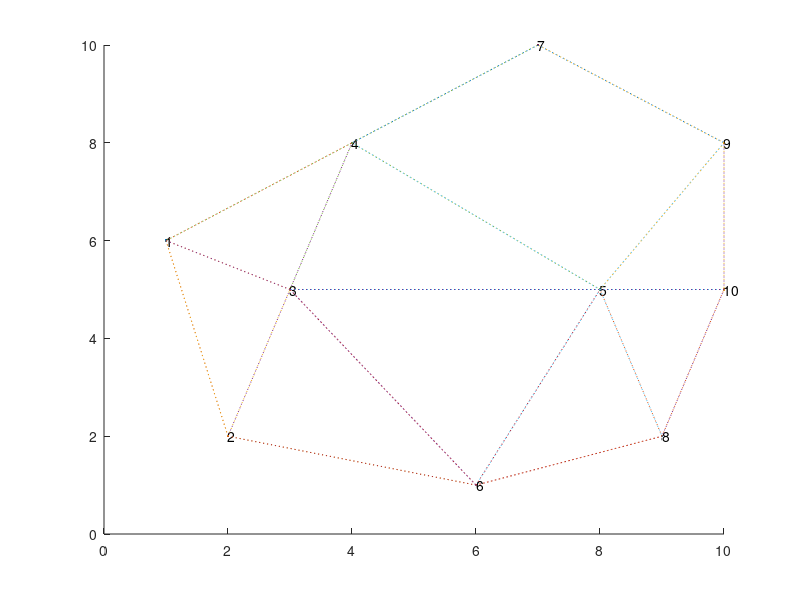

This chart was generated by the following MATLAB code: (Note: this script raises an error after producing the figure.)
function TDSR 
%This function simulate the concepts of Dynamic Source Routing  
%The function finds path from source node(node1) to destination node(node10) 
%The output of this function is the figure displaying network topology and 
%the selected path from source to destination,the average trust value of 
%the selected path and the number of hops 
clear; 
noOfNodes  =10; 
figure(1); 
clf; 
hold on; 
R =5; % node transmission range 
sor =1;%source node 
des =10;%destination node 
X = [1 2 3 4 8 6 7 9 10 10];%nodes' x coordinates 
Y = [6 2 5 8 5 1 10 2 8 5];%nodes' y coordinates 
Z =[1 1 0.7 0.4 0.1 0.1 0.1 1 1 1];%nodes' trust values 
  
  
%plotting network topology 
for i = 1:noOfNodes 
 plot(X(i), Y(i), '.'); 
    text(X(i), Y(i), num2str(i)); 
    for j = 1:noOfNodes 
        distance = sqrt((X(i) - X(j))^2 + (Y(i) - Y(j))^2); 
        if distance <= R % there is a link; 
            matrix(i, j) =1;   
            trust(i,j)=1-((Z(i)+Z(j))/2); 
            line([X(i) X(j)], [Y(i) Y(j)], 'LineStyle', ':'); 
            matriz(i,j)=distance; 
        else 
            matrix(i, j) =inf; 
            trust(i,j)= inf; 
            matriz(i,j)=inf; 
        end; 
         
    end; 
end; 
  
  
[path, cost] = dijkstra(sor,des,trust);%finding the path from source to destination 
trusted_path=path 
trusted_path_trust=1-cost 
  
trusted_path_hops=length(path)-1 
trusted_path_distance=0; 
for d=2:length(path) 
     
    trusted_path_distance= trusted_path_distance + matriz(path(d-1),path(d)); 
end 
trusted_path_distance 
  
%plotting the selected path 
for p =1:(length(path)-1) 
     line([X(sor) X(path(1))],[Y(sor) Y(path(1))],'Color','r','LineWidth', 1, 'LineStyle', '-') 
     line([X(path(p)) X(path(p+1))], [Y(path(p)) Y(path(p+1))], 'Color','r','LineWidth', 1, 'LineStyle','-') 
      
end 
grid 
hold on 
return; 